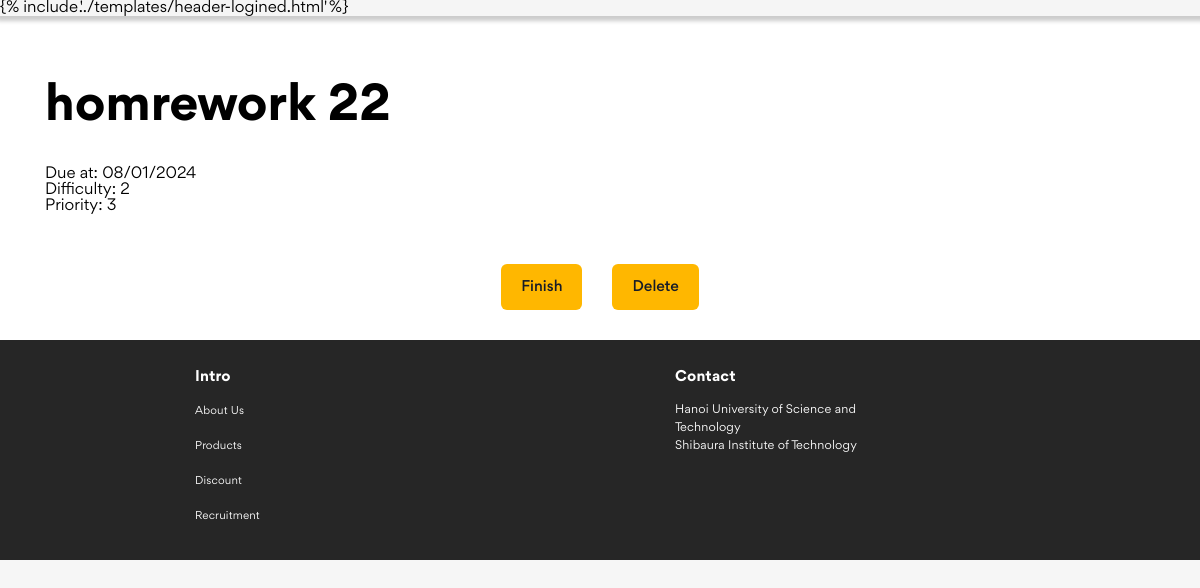
The app's page /view/homework-details.html/32/ (signed in) with its own data.
### app/models.py (models this page shows, shortened)
class Homework(models.Model):
    user = models.ForeignKey(User, null=User, on_delete=models.CASCADE)
    name = models.CharField(max_length=200) #宿題名
    note = models.TextField(blank=True, default='') #メモ
    due_date = models.DateField() #期限
    difficulty = models.IntegerField(choices=[(1, '1'), (2, '2'), (3, '3'), (4, '4'), (5, '5')]) #難易度
    priority = models.IntegerField(default=0, editable=False) #自動的に計算する優先度
    finished = models.BooleanField(default=False) #完了した宿題かどうか

### app/views.py (the view)
# urls.py: path('view/homework-details.html/<int:id>/', views.homework_details, name='homework_details'),
@login_required
def homework_details(request, id):
    homework = get_object_or_404(Homework, id=id, user=request.user)
    context = {'homework':homework}
    return render(request, 'view/homework-details.html', context)

### templates/view/homework-details.html (shortened to what this page needs)
<!DOCTYPE html>
<html lang="en">
    <head>
        {% load static %}
        <link
            rel="stylesheet"
            href="{% static 'assets/fonts/stylesheet.css' %}"
        />
        <link rel="stylesheet" href="{% static 'assets/css/main.css' %}" />
    </head>
    <body>
        <header id="header" class="header">
            {% if user.is_authenticated %} {% include
            '../templates/header-logined.html' %} {% else %} {% include
            '../templates/header.html' %} {% endif %}
        </header>
        <div class="main-first" id="about-app">
            <div class="container">
                <div class="row">
                    <div class="col-12">
                        <h1 class="page__title">{{ homework.name }}</h1>
                    </div>
                </div>
                <div class="row">
                    <div class="col-12 detail">
                        <p>Due at: {{ homework.due_date|date:"m/d/Y" }}</p>
                        <div class="homework__info">
                            <p>Difficulty: {{ homework.difficulty }}</p>
                            <p>Priority: {{ homework.priority }}</p>
                        </div>
                    </div>
                </div>
                <div class="row detail__options">
                    <form action="{% url 'finished_homework' %}" method="POST">
                        <button class="btn btn--primary">Finish</button>
                    </form>
                    <form action="{% url 'delete_homework' %}" method="POST">
                        <button class="btn btn--primary">Delete</button>
                    </form>
                </div>
            </div>
        </div>
        {% include '../templates/footer.html' %}
    </body>
</html>

### static/assets/css/main.css (style rules this page uses)
html, body, div, span, applet, object, iframe, h1, h2, h3, h4, h5, h6, p, blockquote, pre, a, abbr, acronym, address, big, cite, code, del, dfn, em, img, ins, kbd, q, s, samp, small, strike, strong, sub, sup, tt, var, b, u, i, center, dl, dt, dd, ol, ul, li, fieldset, form, label, legend, table, caption, tbody, tfoot, thead, tr, th, td, article, aside, canvas, details, embed, figure, figcaption, footer, header, hgroup, menu, nav, output, ruby, section, summary, time, mark, audio, video { margin: 0; padding: 0; border: 0; font-size: 100%; font: inherit; vertical-align: baseline; }
article, aside, details, figcaption, figure, footer, header, hgroup, menu, nav, section { display: block; }
body { line-height: 1; }
* { -webkit-tap-highlight-color: transparent; }
html { font-size: 62.5%; scroll-behavior: smooth; }
body { font-size: 1.6rem; font-family: "Gordita", sans-serif; color: var(--text-color); background: var(--body-bg); }
button { border: none; outline: none; background: transparent; padding: 0; cursor: pointer; }
a, img, button, input, label, textarea, select { padding: 0; font-family: inherit; color: inherit; outline: none; border: none; }
.row > *, .container-fluid, .container { padding-left: calc(var(--grid-gutter-x) * 0.5); padding-right: calc(var(--grid-gutter-x) * 0.5); }
.container-fluid, .container { --grid-gutter-x: 30px; --grid-gutter-y: 0; width: 1370px; margin-left: auto; margin-right: auto; }
.container { width: 1370px; }
.row { display: flex; flex-wrap: wrap; margin-top: calc(var(--grid-gutter-y) * -1); margin-left: calc(var(--grid-gutter-x) * 0.5 * -1); margin-right: calc(var(--grid-gutter-x) * 0.5 * -1); }
.row > * { margin-top: var(--grid-gutter-y); }
.col-12 { flex: 0 0 auto; width: 100%; }
@media (max-width: 1399.98px) { .container { max-width: 1140px; } }
.main-first { width: 100%; background-color: rgb(255, 255, 255); padding: 30px 0; }
#about-app { scroll-margin-top: 100px; }
.header { position: sticky; top: -8px; z-index: 2; background-color: rgba(245, 245, 245, 0.95); box-shadow: 0.5px 0.5px 4px 4px #ccc; }
.page__title { font-size: 50px; line-height: 80px; font-weight: 600; margin-top: 20px; margin-bottom: 20px; }
.detail__options { display: flex; align-items: center; justify-content: center; margin-top: 50px; }
.btn { display: flex; align-items: center; justify-content: center; gap: 10px; height: 46px; padding: 0 20px; border-radius: 6px; background: #f8f8fb; font-size: 1.5rem; font-weight: 500; white-space: nowrap; user-select: none; }
.btn--primary { color: #171c28; background: #ffb700; }
html { background-color: #f6f6f6; }
html { --text-color: black; --body-bg: white; --text-theme-color: #ffb909; --theme-color: #fedb5d; }

### records on screen
Homework: name "homrework 22", due_date "08/01/2024", difficulty "2", priority "3"
